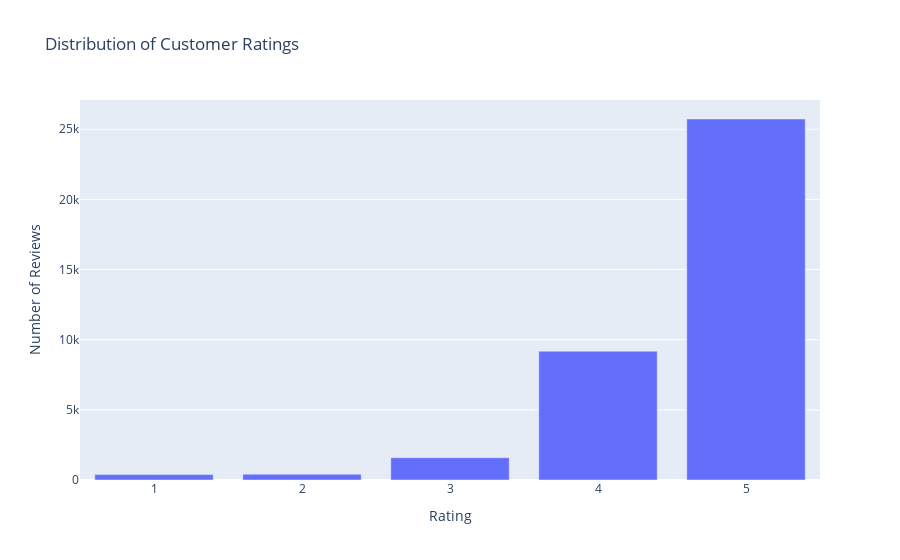

Notebook code for this chart:
### Markdown cell above
#### - Fig1. Distribution of Customer Ratings

### Code cell
rating_counts = Counter(df_cleaned['reviews.rating'])
ratings = sorted(rating_counts.keys())
counts = [rating_counts[rating] for rating in ratings]

fig1 = go.Figure(data=[go.Bar(x=ratings, y=counts)])

fig1.update_layout(
    title='Distribution of Customer Ratings',
    xaxis_title='Rating',
    yaxis_title='Number of Reviews',
    xaxis=dict(tickmode='linear')
)

fig1.show()

### Figure 1 — Plotly figure (JSON) as saved in the notebook; plotly's stock layout.template omitted (floating-point values rounded to 4 significant figures)
{"data": [{"type": "bar", "x": [1, 2, 3, 4, 5], "y": [385, 414, 1587, 9181, 25730]}], "layout": {"title": {"text": "Distribution of Customer Ratings"}, "xaxis": {"tickmode": "linear", "title": {"text": "Rating"}}, "yaxis": {"title": {"text": "Number of Reviews"}}}}
